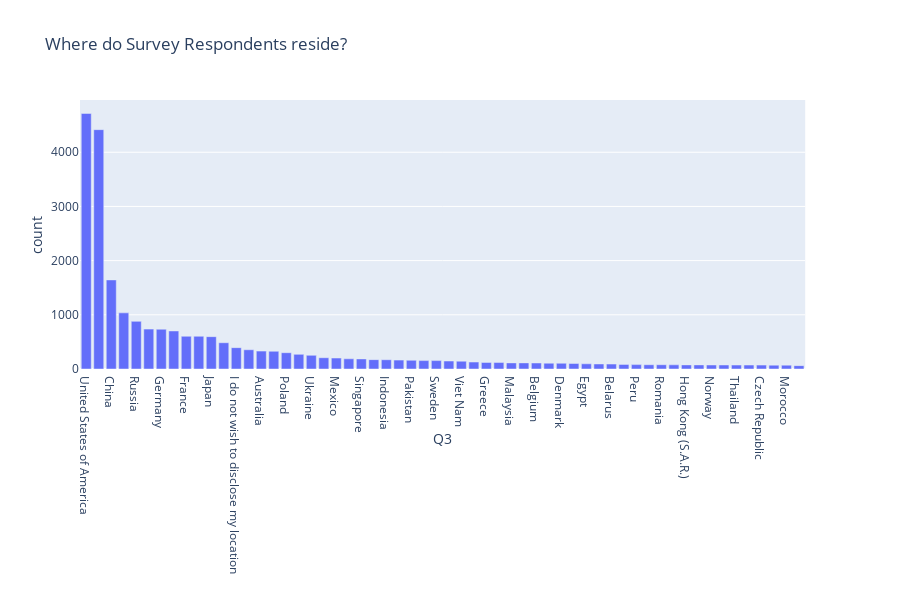

Notebook code cell kept with this figure:
### Code cell
fig = px.bar(df_test, x = 'Q3', y = 'count', title= 'Where do Survey Respondents reside?')
fig.show()

### Figure 1 — Plotly figure (JSON) as saved in the notebook; plotly's stock layout.template omitted (floating-point values rounded to 4 significant figures)
{"data": [{"alignmentgroup": "True", "hoverlabel": {"namelength": 0}, "hovertemplate": "Q3=%{x}<br>count=%{y}", "legendgroup": "", "marker": {"color": "#636efa"}, "name": "", "offsetgroup": "", "orientation": "v", "showlegend": false, "textposition": "auto", "type": "bar", "x": ["United States of America", "India", "China", "Other", "Russia", "Brazil", "Germany", "United Kingdom of Great Britain and Northern Ireland", "France", "Canada", "Japan", "Spain", "I do not wish to disclose my location", "Italy", "Australia", "Turkey", "Poland", "Netherlands", "Ukraine", "Nigeria", "Mexico", "South Korea", "Singapore", "Israel", "Indonesia", "Switzerland", "Pakistan", "Portugal", "Sweden", "South Africa", "Viet Nam", "Colombia", "Greece", "Argentina", "Malaysia", "Iran, Islamic Republic of...", "Belgium", "Bangladesh", "Denmark", "Ireland", "Egypt", "Hungary", "Belarus", "Kenya", "Peru", "Finland", "Romania", "New Zealand", "Hong Kong (S.A.R.)", "Chile", "Norway", "Tunisia", "Thailand", "Philippines", "Czech Republic", "Republic of Korea", "Morocco", "Austria"], "xaxis": "x", "y": [4716, 4417, 1644, 1036, 879, 736, 734, 702, 604, 604, 597, 485, 394, 355, 330, 327, 301, 270, 252, 208, 202, 188, 186, 173, 171, 164, 161, 155, 155, 147, 144, 128, 121, 119, 113, 113, 111, 107, 106, 101, 96, 93, 91, 85, 81, 79, 79, 77, 76, 76, 74, 74, 73, 73, 72, 71, 71, 62], "yaxis": "y"}], "layout": {"barmode": "relative", "height": 600, "legend": {"tracegroupgap": 0}, "title": {"text": "Where do Survey Respondents reside?"}, "xaxis": {"anchor": "y", "domain": [0, 0.98], "title": {"text": "Q3"}}, "yaxis": {"anchor": "x", "domain": [0, 1], "title": {"text": "count"}}}}
